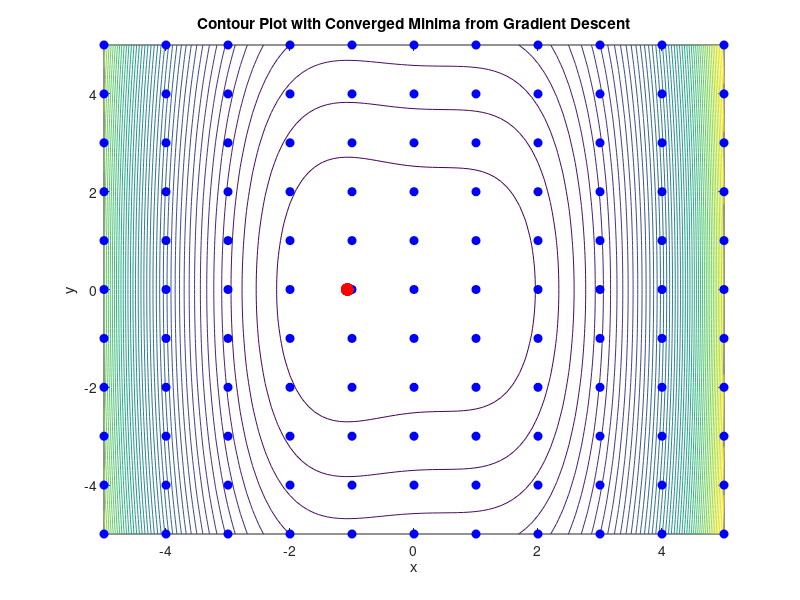

The MATLAB source for this figure:
function test_gradient_descent2()
    % Objective function and its gradient
    fcn = @f;
    gra = @gra;
    
    % Tolwrance
    tol = 1e-5;

    % [-5, 5] for both x and y
    [Xgrid, Ygrid] = meshgrid(-5:1:5, -5:1:5);
    num_points = numel(Xgrid);

    % Array to store
    minima = zeros(num_points, 2);

    % Loop 
    for i = 1:num_points
        X0 = [Xgrid(i), Ygrid(i)];
        
        % gradient descent backtracking
        X_min = gradient_descent_backtracking(fcn, gra, X0, tol);
        
        % Local min
        if is_local_minimum(fcn, X_min)
            minima(i, :) = X_min;  
            fprintf('Startpoint (%d, %d). Found the minimum: (%.5f, %.5f)\n', X0(1), X0(2), X_min(1), X_min(2));
        else
            fprintf('Startpoint (%d, %d). Did not converge to a valid minimum\n', X0(1), X0(2));
        end
    end

    % Display 
    disp('Converged minima for each start point:');
    disp(minima);

    % Plotting
    x = -5:0.1:5; 
    y = -5:0.1:5;
    [X, Y] = meshgrid(x, y);
    Z = f([X(:), Y(:)]); 
    Z = reshape(Z, size(X)); 

    figure; 
    contour(X, Y, Z, 50); 
    hold on;

    % Initial grid points as blue dots
    plot(Xgrid(:), Ygrid(:), 'bo', 'MarkerSize', 6, 'MarkerFaceColor', 'b');

    % Converged minima as red dots
    plot(minima(:, 1), minima(:, 2), 'ro', 'MarkerSize', 8, 'MarkerFaceColor', 'r');

    % Plot
    title('Contour Plot with Converged Minima from Gradient Descent');
    xlabel('x');
    ylabel('y');
    hold off;
end

function fx = f(X)
    x = X(:, 1);  
    y = X(:, 2);  
    fx = x.^4 ./ 4 - x.^2 ./ 2 + x ./ 10 + y.^2 ./ 2 + exp(x) ./ 5;
end

function Y = gra(X)
    xn = X(1)^3 - X(1) + 1 / 10 + exp(X(1)) / 5;
    yn = X(2);
    % Clip the gradient to avoid extreme values
    xn = min(max(xn, -10), 10);  
    yn = min(max(yn, -10), 10);  
    Y = [xn, yn];
end

% Backtracking gradient descent with Armijo rule
function X_min = gradient_descent_backtracking(fcn, gra, X0, tol)
    max_iter = 100;
    alpha = 1;  
    beta = 0.5; 
    c1 = 1e-4;  

    X = X0;
    for iter = 1:max_iter
        grad = gra(X);
        if norm(grad) < tol
            break;
        end

        % Backtracking
        alpha_tmp = alpha;
        while fcn(X - alpha_tmp * grad) > fcn(X) - c1 * alpha_tmp * norm(grad)^2
            alpha_tmp = beta * alpha_tmp;  
        end

        % Update step
        X = X - alpha_tmp * grad;
    end
    X_min = X;
end

% Local minimum check
function is_min = is_local_minimum(fcn, X)
    epsilon = 1e-5;
    fx = fcn(X);
    fx_plus = fcn(X + epsilon);
    fx_minus = fcn(X - epsilon);
    
    is_min = fx < fx_plus && fx < fx_minus;
end
